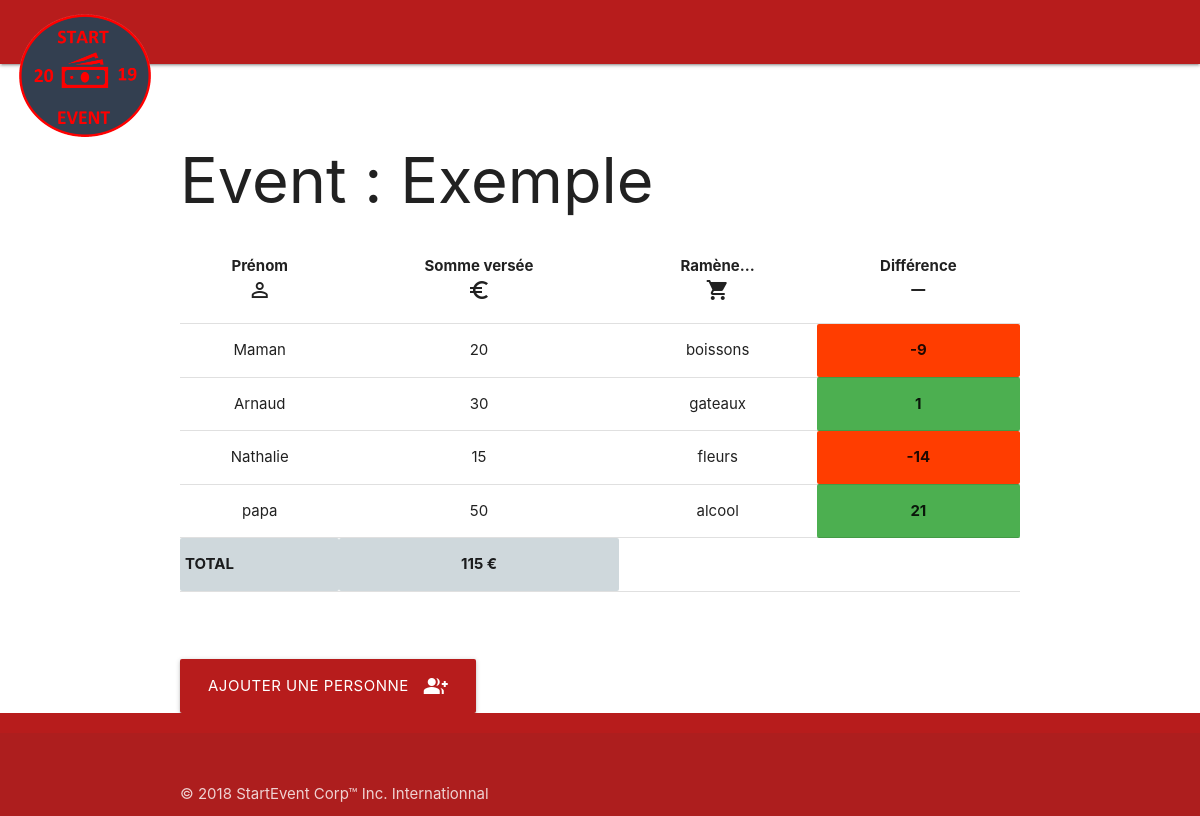
Page /tableau_event.php?id=51 on the committed database.
### tables this page shows
CREATE TABLE IF NOT EXISTS `event` (
  `id` int(11) NOT NULL AUTO_INCREMENT,
  `titre` varchar(50) NOT NULL,
  `description` varchar(200) NOT NULL,
  PRIMARY KEY (`id`)
);

CREATE TABLE IF NOT EXISTS `personnes` (
  `id` int(11) NOT NULL AUTO_INCREMENT,
  `prenom` varchar(50) NOT NULL,
  `description` text,
  `versement` int(11) NOT NULL,
  `difference` int(11) DEFAULT NULL,
  `idEvent` int(11) NOT NULL,
  PRIMARY KEY (`id`)
);

### tableau_event.php (the view, shortened to what this page needs)
<?php $id=filter_input(INPUT_GET,"id");?>
<?php include_once "header.php" ?>
<?php
$db = new PDO("mysql:host=" . Config::SERVEUR . ";dbname=" . Config::BASE, Config::USER, Config::MDP);
$r = $db->prepare("select id, titre, description from event where id=:id");
$r->bindParam(":id",$id);
$r->execute();
$event = $r->fetch();
$r1 = $db -> prepare ("select * from personnes where idEvent=:idEvent");
$r1->bindParam(":idEvent",$id);
$r1->execute();
$lignes = $r1->fetchAll();
$r2 = $db -> prepare ("select SUM(versement) as somme, AVG(versement) as moyenne from personnes where idEvent=:idEvent");
$r2->bindParam(":idEvent",$id);
$r2->execute();
$resultats = $r2->fetch();
?>
    <h1>Event : <?php echo $event["titre"]?></h1>
    <table class="highlight">
        <thead>
        <tr>
            <th class="center">Prénom<br><i class="material-icons">person_outline</i></th>
            <th class="center">Somme versée</br><i class="material-icons">euro_symbol</i></th>
            <th class="center">Ramène...</br><i class="material-icons">local_grocery_store</i></th>
            <th class="center">Différence</br><i class="material-icons">remove</i></th>
        </tr>
        </thead>
        <tbody>
        <?php
        foreach($lignes as $ligne){
            ?>
            <tr>
                <td class="center"><?php echo $ligne["prenom"]?></td>
                <td class="center"><?php echo $ligne["versement"]?></td>
                <td class="center"><?php echo $ligne["description"]?></td>
                <?php
                $difference=$ligne["versement"]-$resultats["moyenne"];
                if($difference<0){?>
                    <td class="#ff3d00 deep-orange accent-3 center"><b><?php echo round($difference=$ligne["versement"]-$resultats["moyenne"]) ?></b></td>
                <?php }
                else { ?>
                    <td class="#4caf50 green center"><b><?php echo round($difference=$ligne["versement"]-$resultats["moyenne"]) ?></b></td>
                <?php } ?>
            </tr>
        <?php } ?>
        <tr class="#cfd8dc blue-grey lighten-4">
            <td><b>TOTAL</b></td>
            <td class="center"><b><?php echo $resultats["somme"] ?>  €</b></td>
        </tr>
        </tbody>
    </table><br>
    <a href="ajouter_personne.php?id=<?php echo  $event["id"] ?>" class="btn-large #b71c1c red darken-4">
        <i class="material-icons right">group_add</i>
        Ajouter une personne
    </a>
<?php include_once "footer.php" ?>

### header.php (shortened to what this page needs)
<!DOCTYPE html>
<html>
<head>
    <link rel="stylesheet" href="https://cdnjs.cloudflare.com/ajax/libs/materialize/1.0.0/css/materialize.min.css">
    <link href="style.css" rel="stylesheet">
</head>
<body>
<?php include_once "menu.php" ?>
<main class="container">

### menu.php (shortened to what this page needs)
<nav>
    <div class="nav-wrapper #b71c1c red darken-4">
        <a href="index.php" class="brand-logo"><img src="logo.png" class="circle responsive-img"></a>
    </div>
</nav>

### footer.php (shortened to what this page needs)
</main>
<footer class="page-footer #b71c1c red darken-4">
    <div class="footer-copyright">
        <div class="container">
            &copy; 2018 StartEvent Corp&trade; Inc. Internationnal
        </div>
    </div>
</footer>
</body>
</html>

### style.css (style rules this page uses)
body { display: flex; min-height: 100vh; flex-direction: column; }
main { flex: 1 0 auto; }
.container { padding-top: 5vh; }
.brand-logo { width:40%; max-width: 20vw; min-width: 15vw; }
@media (min-width: 1000px) { .brand-logo { max-width: 12vw; } }

### rows in the picture
event: titre "Exemple"
personnes: prenom "Maman", versement "20", description "boissons", moyenne "-9"
personnes: prenom "Arnaud", versement "30", description "gateaux", moyenne "1"
personnes: prenom "Nathalie", versement "15", description "fleurs", moyenne "-14"
personnes: prenom "papa", versement "50", description "alcool", moyenne "21"

### other values in the picture
$resultats["somme"] "115"
